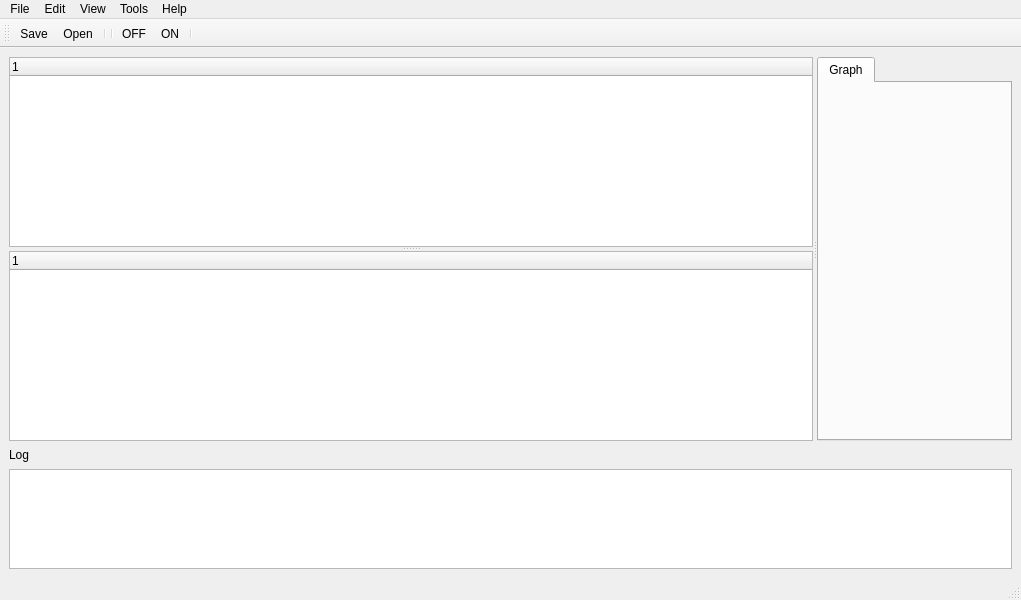
<?xml version="1.0" encoding="UTF-8"?>
<ui version="4.0">
 <class>MainWindow</class>
 <widget class="QMainWindow" name="MainWindow">
  <property name="geometry">
   <rect>
    <x>0</x>
    <y>0</y>
    <width>1021</width>
    <height>600</height>
   </rect>
  </property>
  <property name="minimumSize">
   <size>
    <width>0</width>
    <height>10</height>
   </size>
  </property>
  <property name="baseSize">
   <size>
    <width>0</width>
    <height>10</height>
   </size>
  </property>
  <property name="windowTitle">
   <string>Cobre - UI</string>
  </property>
  <widget class="QWidget" name="centralwidget">
   <layout class="QVBoxLayout" name="verticalLayout_2">
    <item>
     <widget class="QSplitter" name="splitter_2">
      <property name="orientation">
       <enum>Qt::Horizontal</enum>
      </property>
      <widget class="QSplitter" name="splitter">
       <property name="orientation">
        <enum>Qt::Vertical</enum>
       </property>
       <widget class="QTreeWidget" name="treeWidgetMetabs">
        <property name="sizePolicy">
         <sizepolicy hsizetype="Preferred" vsizetype="Expanding">
          <horstretch>0</horstretch>
          <verstretch>0</verstretch>
         </sizepolicy>
        </property>
        <property name="maximumSize">
         <size>
          <width>16777215</width>
          <height>16777215</height>
         </size>
        </property>
        <column>
         <property name="text">
          <string notr="true">1</string>
         </property>
        </column>
       </widget>
       <widget class="QTreeWidget" name="treeWidgetReacts">
        <column>
         <property name="text">
          <string notr="true">1</string>
         </property>
        </column>
       </widget>
      </widget>
      <widget class="QTabWidget" name="tabWidget">
       <property name="sizePolicy">
        <sizepolicy hsizetype="Maximum" vsizetype="Maximum">
         <horstretch>0</horstretch>
         <verstretch>0</verstretch>
        </sizepolicy>
       </property>
       <property name="maximumSize">
        <size>
         <width>16777215</width>
         <height>16777215</height>
        </size>
       </property>
       <property name="currentIndex">
        <number>0</number>
       </property>
       <widget class="QWidget" name="tab_1">
        <attribute name="title">
         <string>Graph</string>
        </attribute>
        <layout class="QFormLayout" name="formLayout_3">
         <property name="fieldGrowthPolicy">
          <enum>QFormLayout::AllNonFixedFieldsGrow</enum>
         </property>
         <item row="0" column="0">
          <widget class="QFrame" name="frame">
           <property name="frameShape">
            <enum>QFrame::StyledPanel</enum>
           </property>
           <property name="frameShadow">
            <enum>QFrame::Raised</enum>
           </property>
          </widget>
         </item>
         <item row="0" column="1">
          <layout class="QVBoxLayout" name="tabLayOut"/>
         </item>
        </layout>
       </widget>
      </widget>
     </widget>
    </item>
    <item>
     <layout class="QVBoxLayout" name="verticalLayout">
      <item>
       <widget class="QLabel" name="label">
        <property name="sizePolicy">
         <sizepolicy hsizetype="Preferred" vsizetype="Minimum">
          <horstretch>0</horstretch>
          <verstretch>0</verstretch>
         </sizepolicy>
        </property>
        <property name="maximumSize">
         <size>
          <width>16777215</width>
          <height>20</height>
         </size>
        </property>
        <property name="text">
         <string>Log</string>
        </property>
       </widget>
      </item>
      <item>
       <widget class="QTextBrowser" name="textBrowser">
        <property name="sizePolicy">
         <sizepolicy hsizetype="Expanding" vsizetype="Minimum">
          <horstretch>0</horstretch>
          <verstretch>0</verstretch>
         </sizepolicy>
        </property>
        <property name="maximumSize">
         <size>
          <width>16777215</width>
          <height>100</height>
         </size>
        </property>
        <property name="font">
         <font>
          <pointsize>12</pointsize>
          <weight>50</weight>
          <italic>false</italic>
          <bold>false</bold>
         </font>
        </property>
       </widget>
      </item>
     </layout>
    </item>
   </layout>
  </widget>
  <widget class="QMenuBar" name="menubar">
   <property name="geometry">
    <rect>
     <x>0</x>
     <y>0</y>
     <width>1021</width>
     <height>25</height>
    </rect>
   </property>
   <widget class="QMenu" name="menuFile">
    <property name="title">
     <string>File</string>
    </property>
    <addaction name="actionOpen"/>
    <addaction name="actionSave"/>
    <addaction name="actionSave_As"/>
    <addaction name="actionExit"/>
   </widget>
   <widget class="QMenu" name="menuSimulations">
    <property name="title">
     <string>Tools</string>
    </property>
    <widget class="QMenu" name="menuSimulator">
     <property name="title">
      <string>Simulator</string>
     </property>
     <addaction name="actionSetting_2"/>
     <addaction name="actionON"/>
     <addaction name="actionOFF"/>
    </widget>
    <widget class="QMenu" name="menuControl_Panel">
     <property name="title">
      <string>Control Panel</string>
     </property>
     <addaction name="actionSetting_3"/>
    </widget>
    <widget class="QMenu" name="menuEditor">
     <property name="title">
      <string>Editor</string>
     </property>
     <addaction name="actionSetting_4"/>
    </widget>
    <addaction name="menuSimulator"/>
    <addaction name="menuControl_Panel"/>
    <addaction name="menuEditor"/>
    <addaction name="actionSet_Log_File"/>
    <addaction name="actionSet_Color"/>
   </widget>
   <widget class="QMenu" name="menuEdit">
    <property name="title">
     <string>Edit</string>
    </property>
    <addaction name="actionSetting"/>
   </widget>
   <widget class="QMenu" name="menuHelp">
    <property name="title">
     <string>Help</string>
    </property>
   </widget>
   <widget class="QMenu" name="menuView_2">
    <property name="title">
     <string>View</string>
    </property>
    <addaction name="actionEditor_2"/>
    <addaction name="actionControlPanel"/>
    <addaction name="actionLogger"/>
    <addaction name="actionComponent_List"/>
    <addaction name="actionFull_Screen"/>
   </widget>
   <addaction name="menuFile"/>
   <addaction name="menuEdit"/>
   <addaction name="menuView_2"/>
   <addaction name="menuSimulations"/>
   <addaction name="menuHelp"/>
  </widget>
  <widget class="QStatusBar" name="statusbar"/>
  <widget class="QToolBar" name="toolBar">
   <property name="minimumSize">
    <size>
     <width>0</width>
     <height>10</height>
    </size>
   </property>
   <property name="baseSize">
    <size>
     <width>0</width>
     <height>10</height>
    </size>
   </property>
   <property name="windowTitle">
    <string>toolBar</string>
   </property>
   <attribute name="toolBarArea">
    <enum>TopToolBarArea</enum>
   </attribute>
   <attribute name="toolBarBreak">
    <bool>false</bool>
   </attribute>
   <addaction name="actionSave"/>
   <addaction name="actionOpen"/>
   <addaction name="separator"/>
   <addaction name="separator"/>
   <addaction name="actionOFF"/>
   <addaction name="actionON"/>
   <addaction name="separator"/>
  </widget>
  <action name="actionOpen">
   <property name="icon">
    <iconset>
     <normaloff>share/rcmanager/1465393728_open-file.png</normaloff>share/rcmanager/1465393728_open-file.png</iconset>
   </property>
   <property name="text">
    <string>Open</string>
   </property>
   <property name="shortcut">
    <string>Ctrl+O</string>
   </property>
  </action>
  <action name="actionSave">
   <property name="icon">
    <iconset>
     <normaloff>share/rcmanager/1465394415_floppy.png</normaloff>share/rcmanager/1465394415_floppy.png</iconset>
   </property>
   <property name="text">
    <string>Save</string>
   </property>
   <property name="shortcut">
    <string>Ctrl+S</string>
   </property>
  </action>
  <action name="actionEdit">
   <property name="text">
    <string>Edit</string>
   </property>
  </action>
  <action name="actionUndock">
   <property name="text">
    <string>Undock</string>
   </property>
  </action>
  <action name="actionExit">
   <property name="icon">
    <iconset>
     <normaloff>share/rcmanager/quit_icon.png</normaloff>share/rcmanager/quit_icon.png</iconset>
   </property>
   <property name="text">
    <string>Exit</string>
   </property>
   <property name="shortcut">
    <string>Ctrl+Q</string>
   </property>
  </action>
  <action name="actionSetting">
   <property name="icon">
    <iconset>
     <normaloff>share/rcmanager/1465394550_Settings.png</normaloff>share/rcmanager/1465394550_Settings.png</iconset>
   </property>
   <property name="text">
    <string>Setting</string>
   </property>
  </action>
  <action name="actionSetting_2">
   <property name="text">
    <string>Setting</string>
   </property>
  </action>
  <action name="actionON">
   <property name="icon">
    <iconset>
     <normaloff>share/rcmanager/simulionOn.png</normaloff>share/rcmanager/simulionOn.png</iconset>
   </property>
   <property name="text">
    <string>ON</string>
   </property>
  </action>
  <action name="actionOFF">
   <property name="icon">
    <iconset>
     <normaloff>share/rcmanager/simulatorOFF.png</normaloff>share/rcmanager/simulatorOFF.png</iconset>
   </property>
   <property name="text">
    <string>OFF</string>
   </property>
  </action>
  <action name="actionSetting_3">
   <property name="text">
    <string>Setting</string>
   </property>
  </action>
  <action name="actionSetting_4">
   <property name="text">
    <string>Setting</string>
   </property>
  </action>
  <action name="actionEditor_2">
   <property name="text">
    <string>Editor</string>
   </property>
  </action>
  <action name="actionControlPanel">
   <property name="text">
    <string>Control Panel</string>
   </property>
  </action>
  <action name="actionSet_Log_File">
   <property name="text">
    <string>Set Log File</string>
   </property>
  </action>
  <action name="actionLogger">
   <property name="checkable">
    <bool>true</bool>
   </property>
   <property name="checked">
    <bool>true</bool>
   </property>
   <property name="text">
    <string>Logger</string>
   </property>
  </action>
  <action name="actionComponent_List">
   <property name="checkable">
    <bool>true</bool>
   </property>
   <property name="checked">
    <bool>true</bool>
   </property>
   <property name="text">
    <string>Component List</string>
   </property>
  </action>
  <action name="actionFull_Screen">
   <property name="checkable">
    <bool>true</bool>
   </property>
   <property name="text">
    <string>Full Screen</string>
   </property>
   <property name="shortcut">
    <string>F11</string>
   </property>
  </action>
  <action name="actionSet_Color">
   <property name="text">
    <string>Set Color</string>
   </property>
  </action>
  <action name="actionSave_As">
   <property name="icon">
    <iconset>
     <normaloff>share/rcmanager/1465394415_floppy.png</normaloff>share/rcmanager/1465394415_floppy.png</iconset>
   </property>
   <property name="text">
    <string>Save As...</string>
   </property>
   <property name="shortcut">
    <string>Ctrl+Shift+S</string>
   </property>
  </action>
 </widget>
 <resources/>
 <connections/>
</ui>
